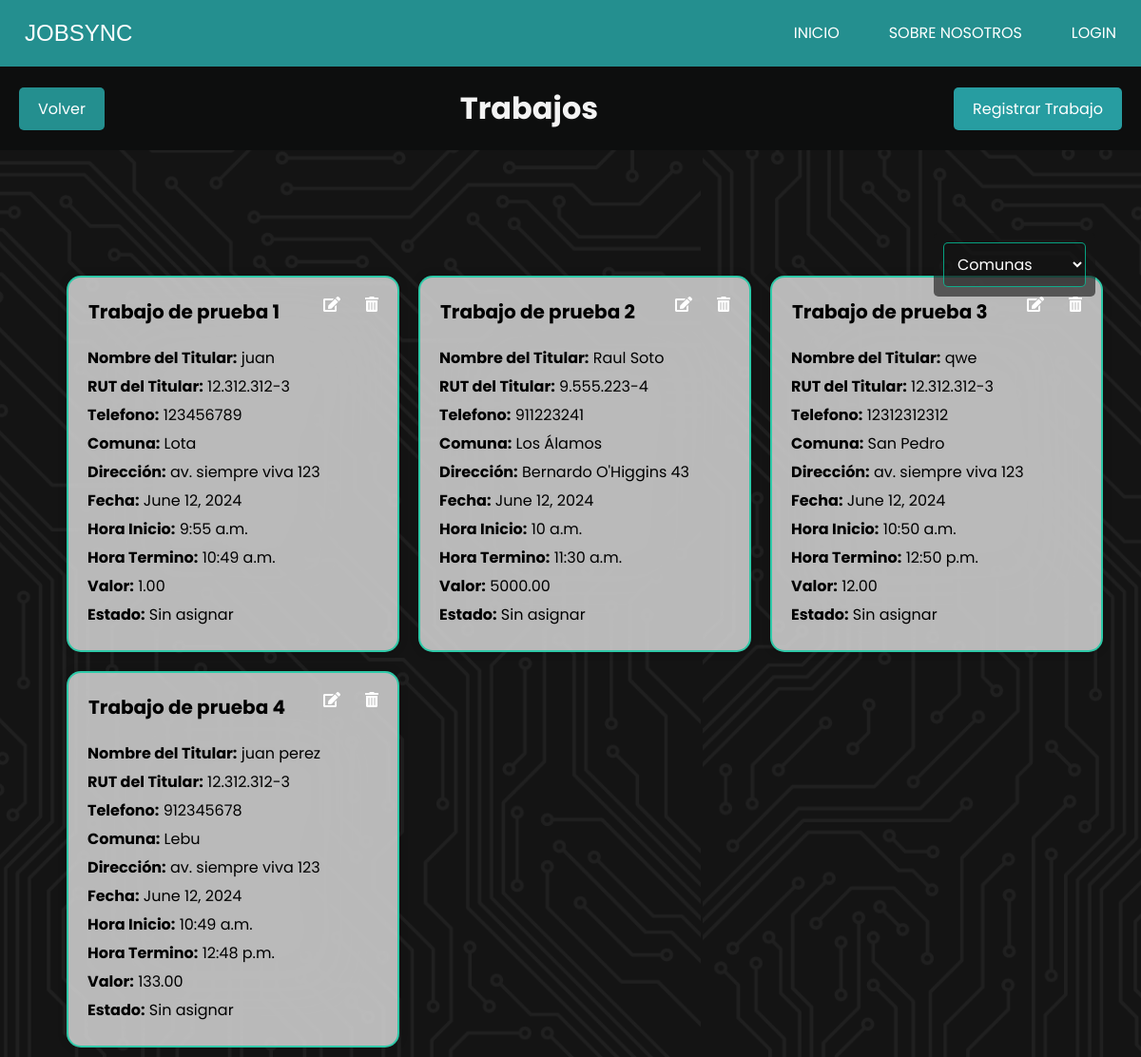
The app's page /trabajos/, older data.
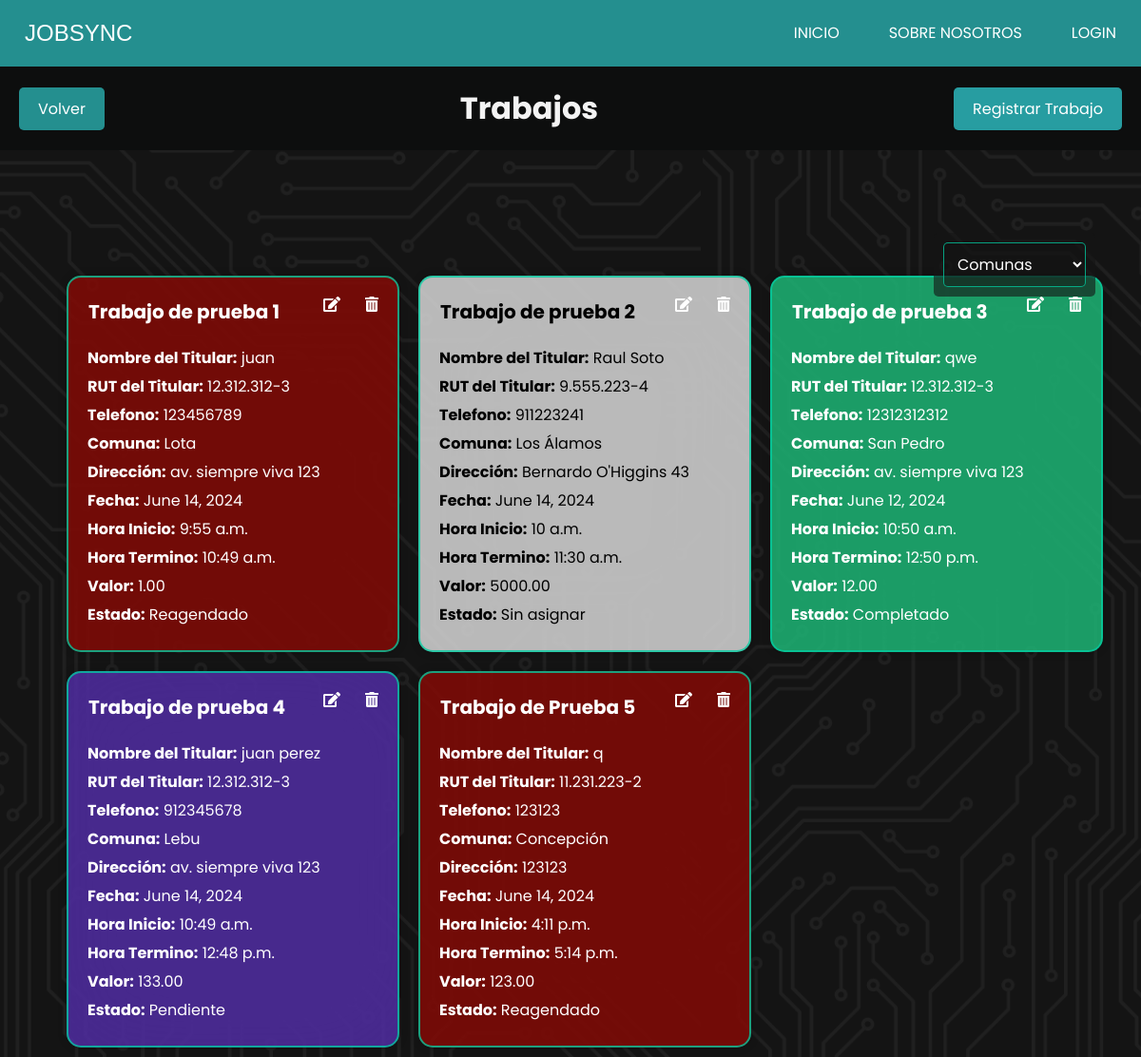
The same page, newer data.
### JobSyncApp/models.py (models this page shows, shortened)
class Trabajo(models.Model):
    colaborador = models.ForeignKey(CustomUser, on_delete=models.SET_NULL, null=True, blank=True)
    nombre_trabajo = models.CharField(max_length=100)
    nombre_titular = models.CharField(max_length=100)
    rut_titular = models.CharField(max_length=12)
    telefono = models.CharField(max_length=15, blank=True, null=True)  # Agregado para el titular, si es necesario
    comuna = models.ForeignKey(Comuna, on_delete=models.SET_NULL, null=True)
    direccion = models.CharField(max_length=255)
    fecha = models.DateField()
    hora_inicio = models.TimeField()
    hora_termino = models.TimeField()
    valor = models.DecimalField(max_digits=10, decimal_places=2)
    ESTADO_CHOICES = [
        ('sin_asignar', 'Sin asignar'),
        ('pendiente', 'Pendiente'),
        ('completado', 'Completado'),
        ('reagendado', 'Reagendado'),
        ('cancelado', 'Cancelado'),
    ]
    estado = models.CharField(max_length=20, choices=ESTADO_CHOICES, default='sin_asignar')
    PRIORIDAD_CHOICES = [
        ('normal', 'Normal'),
        ('alta', 'Alta'),
        ('urgente', 'Urgente'),
    ]
    prioridad = models.CharField(max_length=10, choices=PRIORIDAD_CHOICES, default='normal')
    reagendado_contador = models.PositiveIntegerField(default=0)

class Comuna(models.Model):
    nombre = models.CharField(max_length=100, unique=True)
    def __str__(self):
        return self.nombre

### JobSyncApp/views.py (the view)
# urls.py: path('trabajos/', views.trabajos, name='trabajos'),
def trabajos(request):
    comuna = Comuna.objects.all()
    trabajos = Trabajo.objects.all()  # Obtener todos los trabajos
    return render(request, 'admin/gestion_trabajos/trabajos/trabajos.html', {'trabajos': trabajos,'comuna':comuna})

### JobSyncApp/templates/admin/gestion_trabajos/trabajos/trabajos.html (shortened to what this page needs)
{% extends 'index.html' %}
{% load static %}
{% block extra_css %}
<link rel="stylesheet" href="{% static 'css/admin/trabajos.css' %}">
<link rel="stylesheet" href="https://cdnjs.cloudflare.com/ajax/libs/font-awesome/5.15.4/css/all.min.css">
{% endblock extra_css %}
{% block contenido %}
<div class="header">
    <a href="{% url 'index_trabajo' %}"  class="boton volver">Volver</a>
    <h1 id="titulo-trabajos">Trabajos</h1>
    <a href="{% url 'crear_trabajo' %}"  class="boton regresar">Registrar Trabajo</a>
</div>
<div class="filter-container">
    <select id="comuna-filter">
        <option value="">Comunas</option>
    </select>
</div>
<div class="card-container">
    {% for trabajo in trabajos %}
    <div class="card {% if trabajo.estado == 'sin_asignar' %}
                        blanco
                    {% elif trabajo.estado == 'pendiente' %}
                        azul
                    {% elif trabajo.estado == 'completado' %}
                        verde
                    {% elif trabajo.estado == 'reagendado' and trabajo.reagendado_contador == 1 %}
                        amarillo
                    {% elif trabajo.estado == 'reagendado' and trabajo.reagendado_contador >= 2 %}
                        rojo
                    {% elif trabajo.estado == 'cancelado' %}
                        negro
                    {% endif %}" id="trabajo" data-comuna="{{ trabajo.comuna }}">
        <div class="botones">
            <button class="delete-btn" data-url="{% url 'eliminar_trabajo' trabajo.id %}"> <i class="fas fa-trash-alt"></i></button>
            <button class="edit-btn" data-url="{% url 'modificar_trabajo' trabajo.id %}"> <i class="fas fa-edit"></i></button>
            <h2> {{ trabajo.nombre_trabajo }}</h2>
        </div>
        <p><strong>Nombre del Titular:</strong> {{ trabajo.nombre_titular }}</p>
        <p><strong>RUT del Titular:</strong> {{ trabajo.rut_titular }}</p>
        <p><strong>Telefono:</strong> {{ trabajo.telefono }}</p>
        <p><strong>Comuna:</strong> {{ trabajo.comuna }}</p>
        <p><strong>Dirección:</strong> {{ trabajo.direccion }}</p>
        <p><strong>Fecha:</strong> {{ trabajo.fecha }}</p>
        <p><strong>Hora Inicio:</strong> {{ trabajo.hora_inicio }}</p>
        <p><strong>Hora Termino:</strong> {{ trabajo.hora_termino }}</p>
        <p><strong>Valor:</strong> {{ trabajo.valor }}</p>
        <p><strong>Estado:</strong> {{ trabajo.get_estado_display }}</p>
    </div>
    {% endfor %}
</div>
{% endblock %}

### JobSyncApp/templates/index.html (shortened to what this page needs)
{% load  static  %}
<!DOCTYPE html>
<html lang="es">
<head>
    <link rel="stylesheet" href="{% static 'css' %}/estilo.css">
    <link href="https://cdn.jsdelivr.net/npm/remixicon@4.2.0/fonts/remixicon.css" rel="stylesheet" />
    {% block extra_css %} {% endblock extra_css %}
</head>
<body>
    <navbar class="navbar-container">
        <div class="logo-container" >
            <a href=""><img src="" alt="" style="margin-top: 1px; margin-right: 10px;"></a>
            {%if user.is_authenticated%}
            <a href="{% url 'home' %}">JobSync</a>
            {% else %}
            <a href="">JobSync</a>
            {%endif%}
        </div>
        <ul class="nav-items">
            <li class="nav-link"><a href="{% url 'home' %}">Inicio</a></li>
            <li class="nav-link"><a href="{% url 'sobre_nosotros' %}">Sobre Nosotros</a></li>
            {%if user.is_authenticated%}
            <li class="nav-link"><a href="{% url 'custom_logout' %}">Cerrar Sesion</a></li>
            {% else %}
            <li class="nav-link"><a href="{% url 'custom_login' %}">login</a></li>
            {%endif%}
        </ul>
    </navbar>
    {% block contenido %}{% endblock %}
</body>
</html>

### JobSyncApp/static/css/estilo.css (style rules this page uses)
* { margin: 0; padding: 0; box-sizing: border-box; }
.navbar-container { display: flex; justify-content: space-between; padding: 0 1rem; height: 70px; align-items: center; background: #248f8f; color: #fff; position: fixed; top: 0; width: 100%; z-index: 1000; }
.logo-container { display: flex; align-items: center; }
.navbar-container .logo-container a { font-size: 1.5rem; text-transform: uppercase; cursor: pointer; color: #fff; font-weight: 500; font-family: 'Kanit', sans-serif; }
.navbar-container .nav-items { display: flex; list-style-type: none; gap: 2rem; align-items: center; }
.navbar-container .nav-items .nav-link a { color: #fff; transition: 0.2s; padding: 10px; text-transform: uppercase; white-space: nowrap; }
.navbar-container .nav-items .nav-link:after { display: block; content: ""; border-top: 2px solid rgb(60, 179, 133); transform: scaleX(0); transition: transform 250ms ease-in-out; }

### JobSyncApp/static/css/admin/trabajos.css (style rules this page uses)
* { padding: 0; margin: 0; box-sizing: border-box; text-decoration: none; list-style: none; border: none; outline: none; font-family: "Poppins", sans-serif; }
body { height: auto; min-height: 100vh; width: auto; display: flex; align-items: center; justify-content: center; background: url("/static/css/img/fondo.png") no-repeat center center fixed; background-size: cover; }
.header { width: 100%; display: flex; justify-content: space-between; align-items: center; padding: 20px; color: rgba(255, 255, 255, 0.8); position: fixed; top: 70px; z-index: 1000; background-color: #0d0e0e; }
#titulo-trabajos { margin: 0; flex-grow: 1; text-align: center; color: #f3f3f3; }
.boton { padding: 10px 20px; background-color: #007bff; color: white; text-decoration: none; border-radius: 5px; }
.boton.volver { background-color: #248f8f; }
.boton.regresar { background-color: #279da1; }
.card-container { display: flex; flex-wrap: wrap; justify-content: flex-start; margin-top: 220px; width: 100%; padding-top: 60px; padding-left: 5%; }
.card { width: 350px; margin: 10px; padding: 20px; background: rgba(22, 22, 22, 0.61); border: 2px solid rgba(3, 207, 163, 0.76); box-shadow: 0 0 10px rgba(0, 0, 0, .2); color: #fff; backdrop-filter: blur(50px); border-radius: 15px; }
.card h2 { font-size: 20px; margin-bottom: 10px; }
.card p { margin: 5px 0; }
.card .delete-btn, .card .edit-btn { background: transparent; color: white; border: none; padding: 10px; border-radius: 10%; cursor: pointer; position: absolute; top: 10px; }
.card .delete-btn { right: 10px; }
.card .edit-btn { right: 50px; }
.card .delete-btn i, .card .edit-btn i { color: white; font-size: 1.2em; }
.botones { padding: 1px; margin-bottom: 10px; }
.filter-container { position: fixed; top: 22%; right: 4%; z-index: 1001; background: rgba(22, 22, 22, 0.61); padding: 10px; border-radius: 5px; }
#comuna-filter { width: 150px; padding: 10px; font-size: 16px; border: 1px solid rgba(3, 207, 163, 0.76); border-radius: 5px; color: #fff; background: rgba(22, 22, 22, 0.315); }
.card.blanco { background-color: rgba(236, 236, 236, 0.767); color: black; }
.card.azul { background-color: rgba(91, 49, 190, 0.712); color: white; }
.card.verde { background-color: rgba(30, 206, 133, 0.733); color: white; }
.card.rojo { background-color: rgba(141, 9, 5, 0.781); color: white; }

Row changes from the older to the newer data that the page shows:
changed Trabajo "Trabajo de prueba 1": fecha "June 12, 2024" → "June 14, 2024"; estado "Sin asignar" → "Reagendado"
changed Trabajo "Trabajo de prueba 2": fecha "June 12, 2024" → "June 14, 2024"
changed Trabajo "Trabajo de prueba 3": estado "Sin asignar" → "Completado"
changed Trabajo "Trabajo de prueba 4": fecha "June 12, 2024" → "June 14, 2024"; estado "Sin asignar" → "Pendiente"
added Trabajo: nombre_trabajo "Trabajo de Prueba 5", nombre_titular "q", rut_titular "11.231.223-2", telefono "123123", comuna "Concepción", direccion "123123", fecha "June 14, 2024", hora_inicio "4:11 p.m.", hora_termino "5:14 p.m.", valor "123.00", estado "Reagendado"
